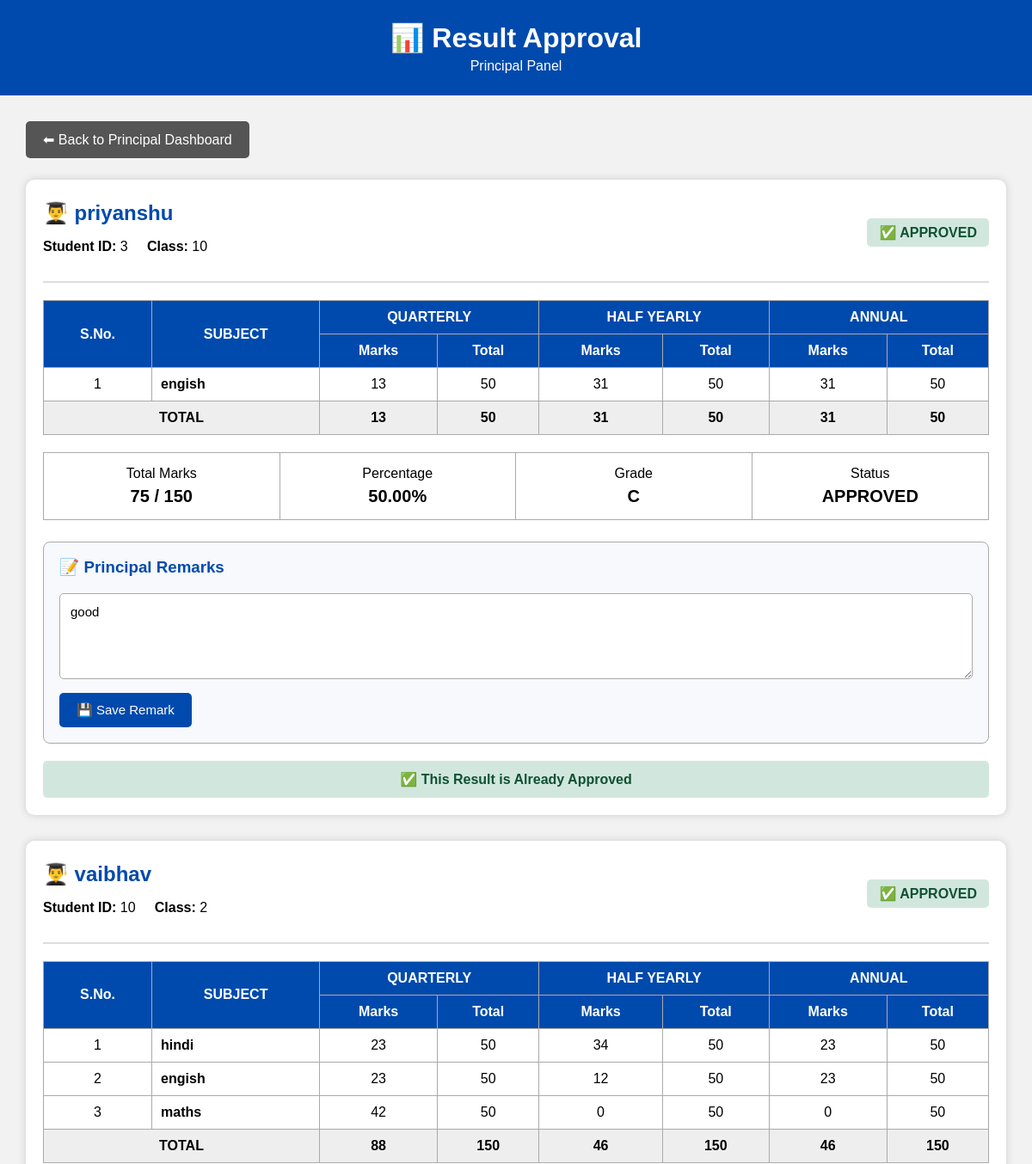
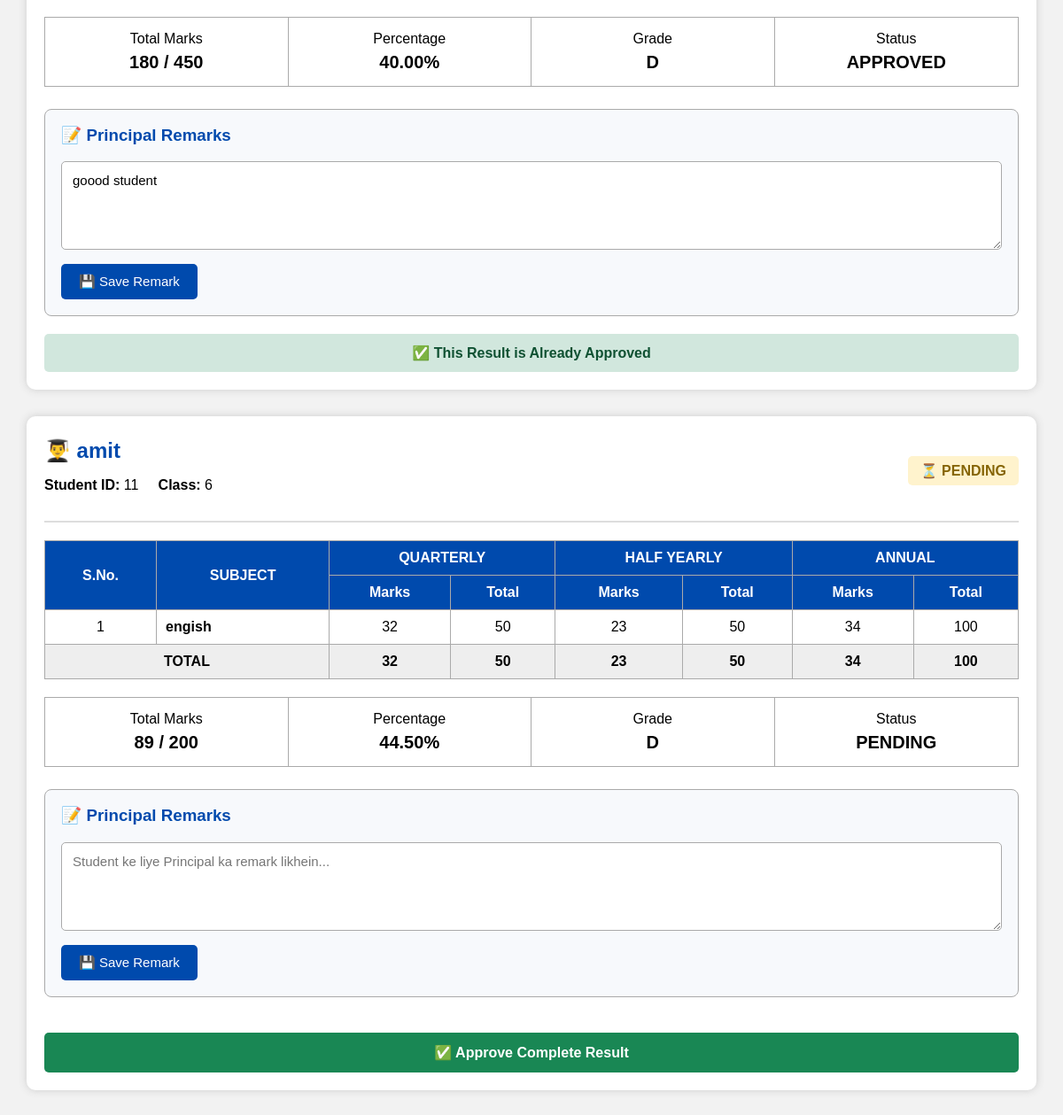
/principal-result-approval.php (signed in), run on the app's committed database (2 pictures, top to bottom).
### tables this page shows
CREATE TABLE `results` (
  `id` int(11) NOT NULL,
  `student_id` int(11) NOT NULL,
  `student_name` varchar(100) NOT NULL,
  `class` varchar(20) NOT NULL,
  `subject` varchar(100) NOT NULL,
  `teacher_name` varchar(100) NOT NULL,
  `marks` int(11) NOT NULL,
  `total_marks` int(11) NOT NULL DEFAULT '100',
  `grade` varchar(10) DEFAULT NULL,
  `result_date` date NOT NULL,
  `quarterly_marks` int(11) DEFAULT '0',
  `quarterly_total` int(11) DEFAULT '50',
  `half_yearly_marks` int(11) DEFAULT '0',
  `half_yearly_total` int(11) DEFAULT '50',
  `annual_marks` int(11) DEFAULT '0',
  `annual_total` int(11) DEFAULT '50',
  `approval_status` varchar(20) NOT NULL DEFAULT 'Pending',
  `principal_remarks` text
);

### principal-result-approval.php (the view, shortened to what this page needs)
<?php
include "connection.php";
$students_query = mysqli_query(
    $conn,
    "SELECT DISTINCT
        student_id,
        student_name,
        class
     FROM results
     ORDER BY class, student_name"
);
?>
<!DOCTYPE html>
<html>
<head>
</head>
<body>
<div class="header">
<h1>
📊 Result Approval
</h1>
<p>
Principal Panel
</p>
</div>
<div class="container">
<a
href="principal-dashboard.php"
class="back"
>
⬅ Back to Principal Dashboard
</a>
<?php
while(
    $student =
    mysqli_fetch_assoc(
        $students_query
    )
)
{
    $student_id =
        intval(
            $student['student_id']
        );
    $result_query = mysqli_query(
        $conn,
        "SELECT *
         FROM results
         WHERE student_id='$student_id'
         ORDER BY id ASC"
    );
    $rows = array();
    $total_quarterly = 0;
    $total_half_yearly = 0;
    $total_annual = 0;
    $max_quarterly = 0;
    $max_half_yearly = 0;
    $max_annual = 0;
    $approved = true;
    $principal_remark = "";
    while(
        $row =
        mysqli_fetch_assoc(
            $result_query
        )
    )
    {
        $rows[] = $row;
        $total_quarterly +=
            intval(
                $row['quarterly_marks']
            );
        $total_half_yearly +=
            intval(
                $row['half_yearly_marks']
            );
        $total_annual +=
            intval(
                $row['annual_marks']
            );
        $max_quarterly +=
            intval(
                $row['quarterly_total']
            );
        $max_half_yearly +=
            intval(
                $row['half_yearly_total']
            );
        $max_annual +=
            intval(
                $row['annual_total']
            );
        if(
            $row['approval_status']
            != 'Approved'
        )
        {
            $approved = false;
        }
        if(
            $principal_remark == "" &&
            isset(
                $row['principal_remarks']
            )
        )
        {
            $principal_remark =
                $row['principal_remarks'];
        }
    }
    $grand_total =
        $total_quarterly +
        $total_half_yearly +
        $total_annual;
    $grand_max =
        $max_quarterly +
        $max_half_yearly +
        $max_annual;
    if($grand_max > 0)
    {
        $percentage =
            ($grand_total / $grand_max) * 100;
    }
    else
    {
        $percentage = 0;
    }
    if($percentage >= 90)
    {
        $grade = "A+";
    }
    elseif($percentage >= 80)
    {
        $grade = "A";
    }
    elseif($percentage >= 70)
    {
        $grade = "B+";
    }
    elseif($percentage >= 60)
    {
        $grade = "B";
    }
    elseif($percentage >= 50)
    {
        $grade = "C";
    }
    elseif($percentage >= 33)
    {
        $grade = "D";
    }
    else
    {
        $grade = "F";
    }
?>
<div class="card">
<div class="student-header">
<div>
<h2>
👨‍🎓
<?php
echo htmlspecialchars(
    $student['student_name']
);
?>
</h2>
<p>
<strong>
Student ID:
</strong>
<?php
echo $student_id;
?>
<strong>
Class:
</strong>
<?php
echo htmlspecialchars(
    $student['class']
);
?>
</p>
</div>
<div>
<?php
if($approved)
{
?>
<span class="status approved">
✅ APPROVED
</span>
<?php
}
else
{
?>
<span class="status pending">
⏳ PENDING
</span>
<?php
}
?>
</div>
</div>
<div class="table-container">
<table>
<tr>
<th rowspan="2">
S.No.
</th>
<th rowspan="2">
SUBJECT
</th>
<th colspan="2">
QUARTERLY
</th>
<th colspan="2">
HALF YEARLY
</th>
<th colspan="2">
ANNUAL
</th>
</tr>
<tr>
<th>
Marks
</th>
<th>
Total
</th>
<th>
Marks
</th>
<th>
Total
</th>
<th>
Marks
</th>
<th>
Total
</th>
</tr>
<?php
$serial = 1;
foreach($rows as $row)
{
?>
<tr>
<td>
<?php
echo $serial++;
?>
</td>
<td class="subject">
<?php
echo htmlspecialchars(
    $row['subject']
);
?>
</td>
<td>
<?php
echo intval(
    $row['quarterly_marks']
);
?>
</td>
<td>
<?php
echo intval(
    $row['quarterly_total']
);
?>
</td>
<td>
<?php
echo intval(
    $row['half_yearly_marks']
);
?>
</td>
<td>
<?php
echo intval(
    $row['half_yearly_total']
);
?>
</td>
<td>
<?php
echo intval(
    $row['annual_marks']
);
?>
</td>
<td>
<?php
echo intval(
    $row['annual_total']
);
?>
</td>
</tr>
<?php
}
?>
<tr class="total">
<td colspan="2">
TOTAL
</td>
<td>
<?php
echo $total_quarterly;
?>
</td>
<td>
<?php
echo $max_quarterly;
?>
</td>
<td>
<?php
echo $total_half_yearly;
?>
</td>
<td>
<?php
echo $max_half_yearly;
?>
</td>
<td>
<?php
echo $total_annual;
?>
</td>
<td>
<?php
echo $max_annual;
?>
</td>
</tr>
</table>
</div>
<div class="summary">
<div class="summary-box">
Total Marks
<span>
<?php
echo $grand_total .
" / " .
$grand_max;
?>
</span>
</div>
<div class="summary-box">
Percentage
<span>
<?php
echo number_format(
    $percentage,
    2
);
?>%
</span>
</div>
<div class="summary-box">
Grade
<span>
<?php
echo $grade;
?>
</span>
</div>
<div class="summary-box">
Status
<span>
<?php
echo $approved
    ? "APPROVED"
    : "PENDING";
?>
</span>
</div>
</div>
<div class="remark-box">
<h3>
📝 Principal Remarks
</h3>
<form method="POST">
<textarea
name="principal_remarks"
placeholder="Student ke liye Principal ka remark likhein..."
required
><?php
echo htmlspecialchars(
    $principal_remark
);
?></textarea>
<br>
<button
type="submit"
name="save_remark"
class="save-btn"
>
💾 Save Remark
</button>
</form>
</div>
<?php
if(!$approved)
{
?>
<form
method="POST"
style="margin-top:20px;"
>
<button
type="submit"
name="approve_result"
class="approve-btn"
>
✅ Approve Complete Result
</button>
</form>
<?php
}
else
{
?>
<div
style="
margin-top:20px;
padding:12px;
background:#d1e7dd;
color:#0f5132;
text-align:center;
border-radius:5px;
font-weight:bold;
"
>
✅ This Result is Already Approved
</div>
<?php
}
?>
</div>
<?php
}
?>
</div>
</body>
</html>

### principal-result-approval.php (style rules this page uses)
body { margin:0; font-family:Arial, sans-serif; background:#f2f2f2; }
.header { background:#004aad; color:white; padding:20px; text-align:center; }
.header h1 { margin:5px; }
.header p { margin:5px; }
.container { width:95%; max-width:1200px; margin:30px auto; }
.back { display:inline-block; margin-bottom:25px; padding:12px 20px; background:#555; color:white; text-decoration:none; border-radius:5px; }
.card { background:white; padding:20px; margin-bottom:30px; border-radius:10px; box-shadow:0 0 10px #ccc; }
.student-header { display:flex; justify-content:space-between; align-items:center; flex-wrap:wrap; border-bottom:2px solid #ddd; padding-bottom:15px; }
.student-header h2 { margin:5px 0; color:#004aad; }
.status { padding:8px 14px; border-radius:5px; font-weight:bold; }
.pending { background:#fff3cd; color:#856404; }
.approved { background:#d1e7dd; color:#0f5132; }
.table-container { overflow-x:auto; }
table { width:100%; border-collapse:collapse; margin-top:20px; min-width:750px; }
th, td { border:1px solid #aaa; padding:10px; text-align:center; }
th { background:#004aad; color:white; }
.subject { text-align:left; font-weight:bold; }
.total { background:#eeeeee; font-weight:bold; }
.summary { display:grid; grid-template-columns: repeat(4,1fr); margin-top:20px; border:1px solid #aaa; }
.summary-box { padding:15px; text-align:center; border-right:1px solid #aaa; }
.summary-box:last-child { border-right:none; }
.summary-box span { display:block; font-size:20px; font-weight:bold; margin-top:6px; }
.remark-box { margin-top:25px; padding:18px; background:#f7f9fc; border:1px solid #aaa; border-radius:8px; }
.remark-box h3 { color:#004aad; margin-top:0; }
textarea { width:100%; min-height:100px; padding:12px; box-sizing:border-box; border:1px solid #aaa; border-radius:5px; font-family:Arial; font-size:15px; resize:vertical; }
.save-btn { margin-top:12px; background:#004aad; color:white; border:none; padding:11px 20px; border-radius:5px; cursor:pointer; font-size:15px; }
.approve-btn { width:100%; margin-top:20px; background:#198754; color:white; border:none; padding:13px; border-radius:5px; cursor:pointer; font-size:16px; font-weight:bold; }

### data on the page
results: subject "engish", quarterly_marks "13", quarterly_total "50", half_yearly_marks "31", half_yearly_total "50", annual_marks "31", annual_total "50", principal_remarks "good"
results: subject "hindi", quarterly_marks "23", quarterly_total "50", half_yearly_marks "34", half_yearly_total "50", annual_marks "23", annual_total "50", principal_remarks "goood student"
results: subject "engish", quarterly_marks "23", quarterly_total "50", half_yearly_marks "12", half_yearly_total "50", annual_marks "23", annual_total "50"
results: subject "maths", quarterly_marks "42", quarterly_total "50", half_yearly_marks "0", half_yearly_total "50", annual_marks "0", annual_total "50"
results: subject "engish", quarterly_marks "32", quarterly_total "50", half_yearly_marks "23", half_yearly_total "50", annual_marks "34", annual_total "100"

### other printed values
$student['student_name'] "priyanshu"
$student_id "3"
$student['class'] "10"
$total_quarterly "13"
$max_quarterly "50"
$total_half_yearly "31"
$max_half_yearly "50"
$total_annual "31"
$max_annual "50"
$grand_total "75"
$grand_max "150"
$percentage "50.00"
$grade "C"
$student['student_name'] "vaibhav"
$student_id "10"
